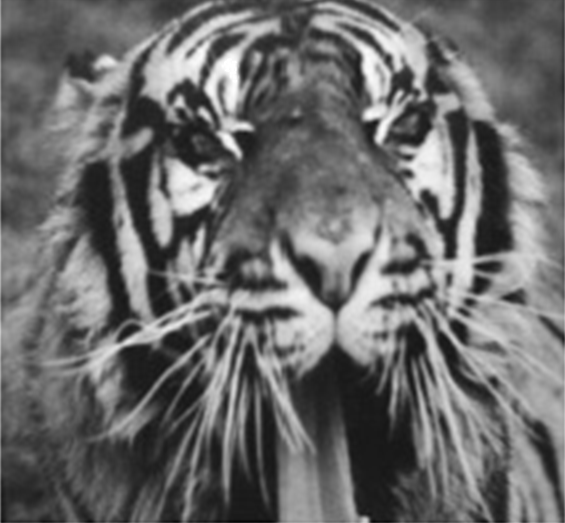
#> input picture images/png/tiger.png, 565 x 523 px, found by its file name
$ python 02_gaussfilter_scipy.py
#> lines starting #> are read from the running program, lines starting #| are printed output that depends on the picture; after the words box and inside, x2 and y2 are one past the last pixel; in counts of white or black regions, pixels touching at a corner belong together; long printed decimals are rounded
from PIL import Image
import numpy as np
import matplotlib.pyplot as plt
import cv2
import scipy.ndimage
import scipy.ndimage as snd

def maxmin_norm(I):
    min_image = min(I.flatten())
    Inorm = I-min_image
    max_image = max(Inorm.flatten())
    Inorm = Inorm/max_image
    Inorm = Inorm*255
    return Inorm

def main():

    im = np.array(Image.open('./images/png/tiger.png').convert('L'))

    im_filt = scipy.ndimage.filters.gaussian_filter(im,2)

    # Türev islemi ile eksili degerler olusabileceginden double cevrimi gerekli
    im_filt = np.float64(im_filt)

    yf = np.array([[-1],[1]])
    xf = yf.transpose()
    print(xf)
    print(yf)

    im_cor_x = snd.correlate(im_filt, xf, mode='constant')
    im_cor_y = snd.correlate(im_filt, yf, mode='constant')
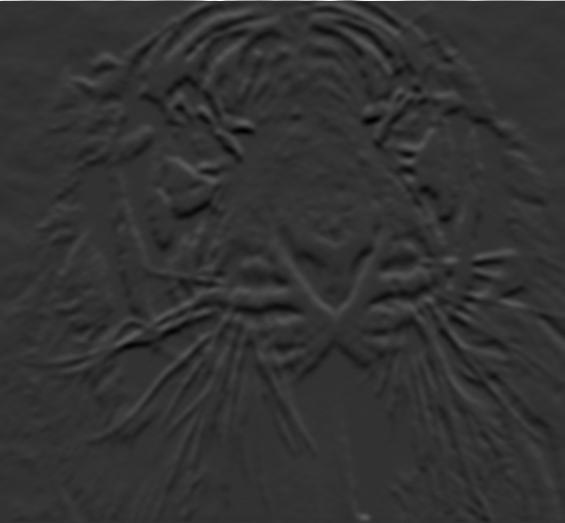
#> im_cor_y: shape (523, 565) float64; min -31, max 125, mean 0.1; drawn with min black and max white

    sy = scipy.ndimage.sobel(im_filt, axis=0, mode='constant')
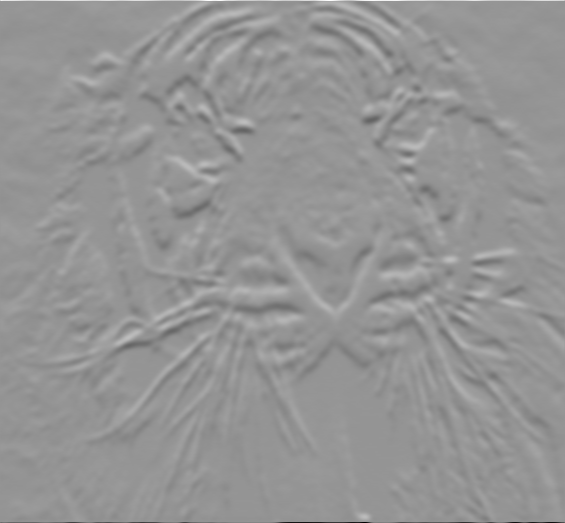
#> sy: shape (523, 565) float64; min -722, max 514, mean 0; drawn with min black and max white
    sx = scipy.ndimage.sobel(im_filt, axis=1, mode='constant')
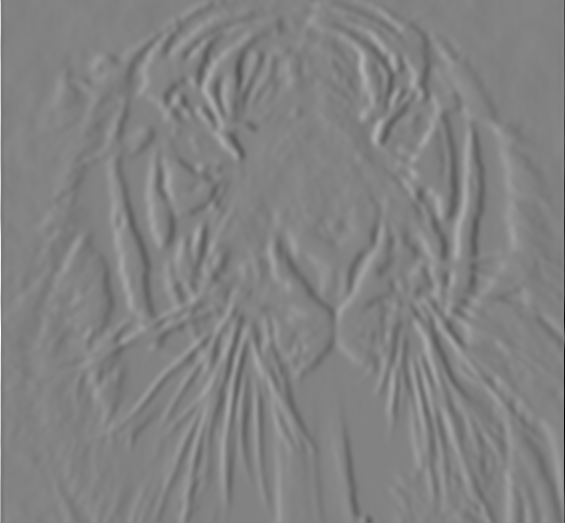
#> sx: shape (523, 565) float64; min -710, max 675, mean 0; drawn with min black and max white
    sob = np.hypot(sx, sy)
    print(sob.max())
#| 722.003
    sob = sob>(np.max(sob.flatten())*0.1)
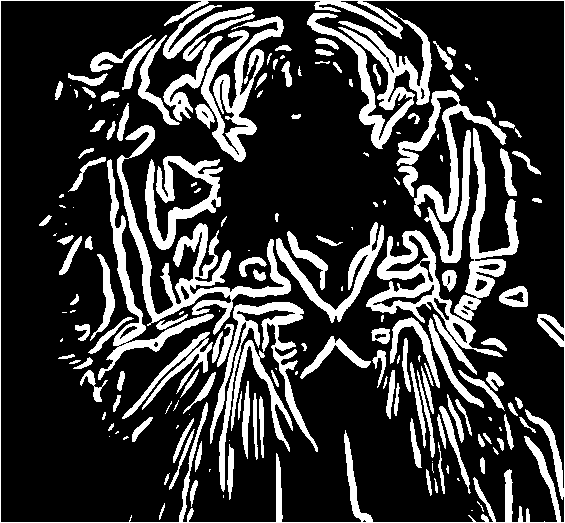
#> sob: shape (523, 565) bool; 22.8% white; 190 white regions (56 under 20 px), largest, box (x1, y1, x2, y2) and area: (0, 0, 565, 523) 7087, (117, 125, 291, 335) 5448, (307, 8, 432, 149) 4470
    sob = np.uint8(sob)*255

    im_con = np.concatenate((maxmin_norm(sx), maxmin_norm(sy)), axis=1)
#> in maxmin_norm, `min_image = min(I.flatten())`: min_image = -710
#> in maxmin_norm, `max_image = max(Inorm.flatten())`: max_image = 1385
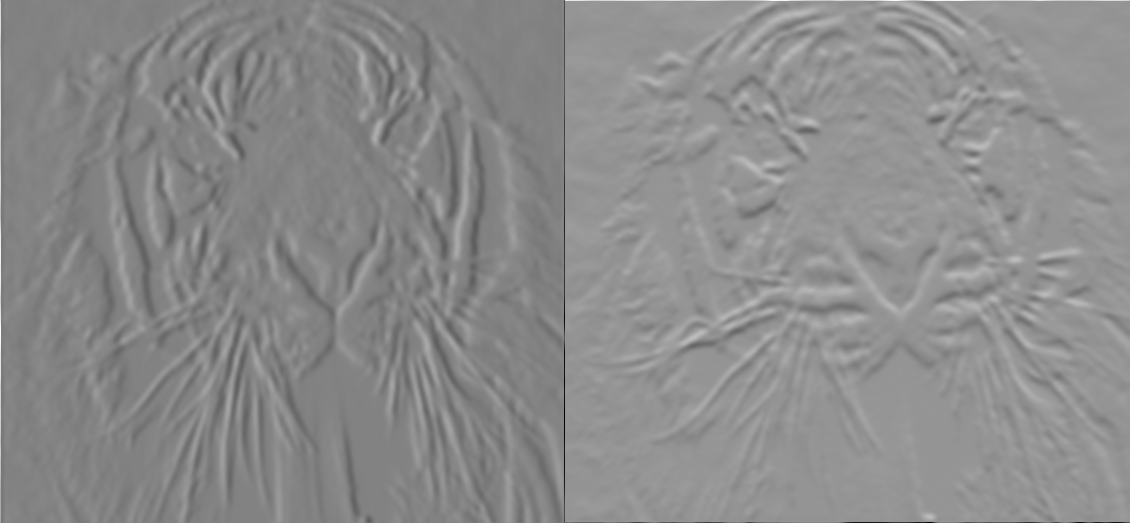
#> im_con: shape (523, 1130) float64; min 0, max 255, mean 139.8
    im_con2 = np.concatenate((maxmin_norm(im_cor_x), maxmin_norm(im_cor_y)), axis=1)
#> in maxmin_norm (call 4), `Inorm = I-min_image`:
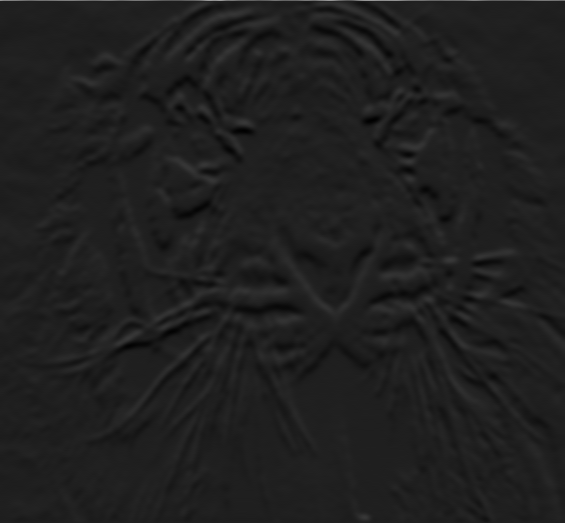
#> Inorm: shape (523, 565) float64; min 0, max 156, mean 31.1
#> in maxmin_norm (call 4), `max_image = max(Inorm.flatten())`: max_image = 156
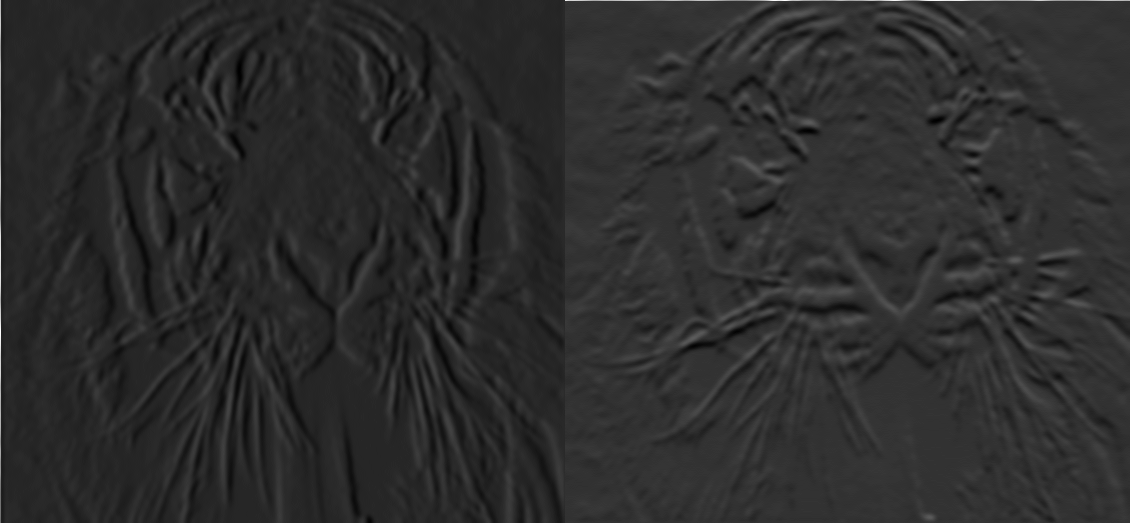
#> im_con2: shape (523, 1130) float64; min 0, max 255, mean 45.1

    # [6 lines of commented-out code are left out]

    imgplot = plt.imshow(im_con2, cmap='gray')
    plt.show()
    imgplot = plt.imshow(im_con, cmap='gray')
    plt.show()
    imgplot = plt.imshow(maxmin_norm(np.hypot(sx, sy)), cmap='gray')
    plt.show()
    imgplot = plt.imshow(sob, cmap='gray')
    plt.show()


if __name__ == '__main__':
    main()

$ run again, with images/png/building2-1.png copied over images/png/tiger.png
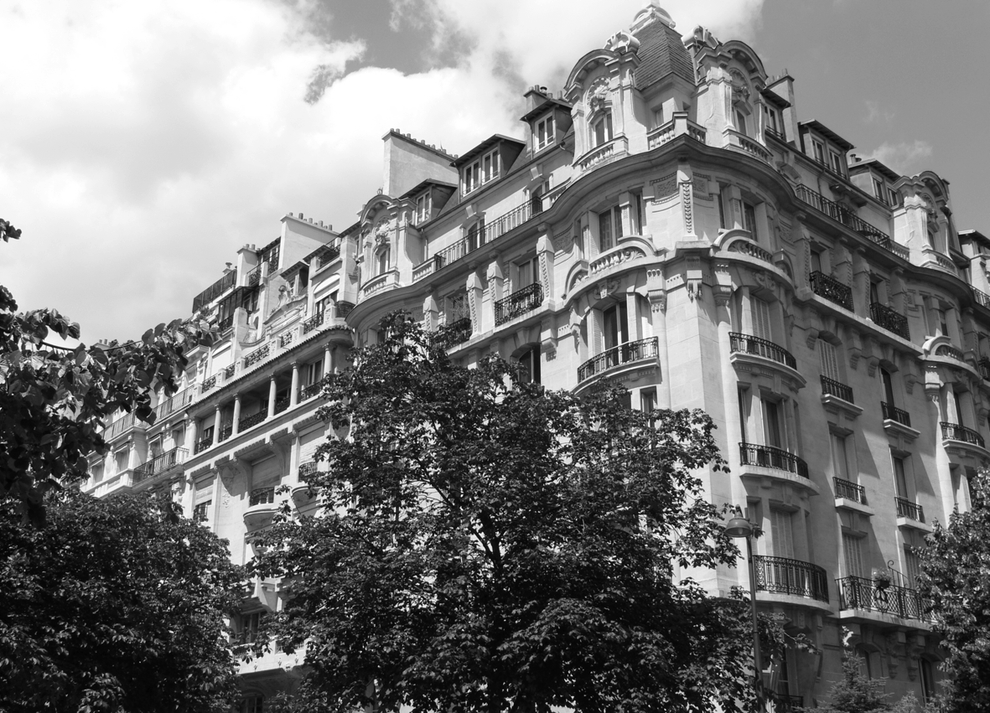
#> input picture images/png/building2-1.png, 990 x 713 px, shrunk from 1181 x 851 before the run, found by its file name
#> in main, im is the input picture: shape (713, 990); min 0, max 255, mean 118.8
#| 1060.660
#> in main, `sob = sob>(np.max(sob.flatten())*0.1)`:
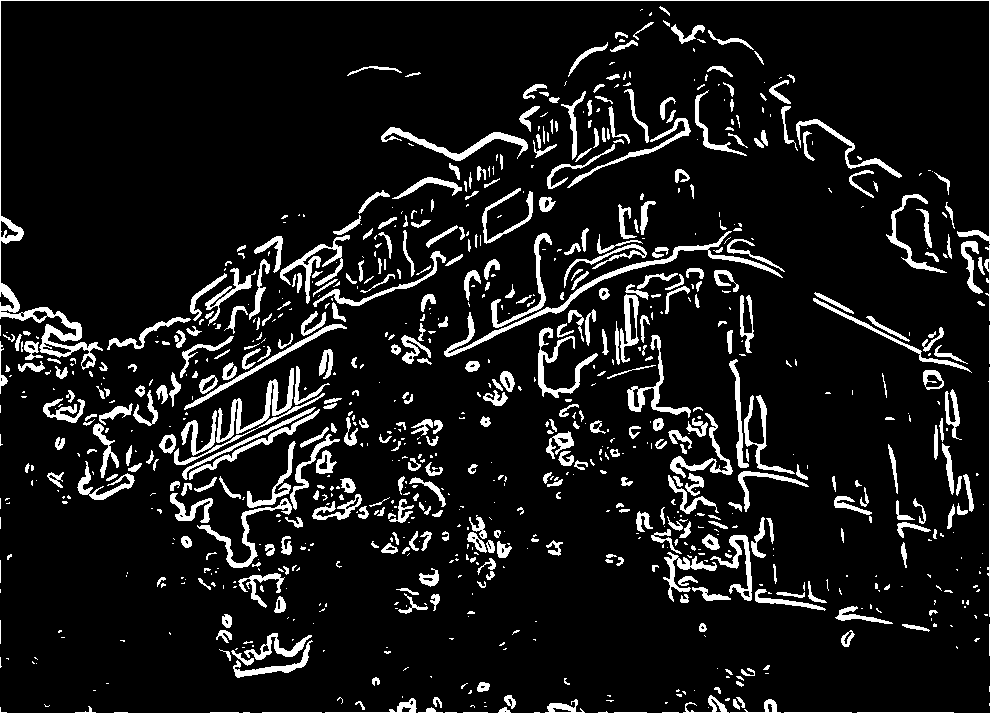
#> sob: shape (713, 990) bool; 9.9% white; 910 white regions (467 under 20 px), largest, box (x1, y1, x2, y2) and area: (0, 0, 990, 370) 3738, (444, 231, 783, 357) 1990, (216, 368, 294, 443) 1180
#> min_image = -743
#> max_image = 1763
#> in main, `im_con2 = np.concatenate((maxmin_norm(im_cor_x), maxmin_norm(im_cor_y)..`:
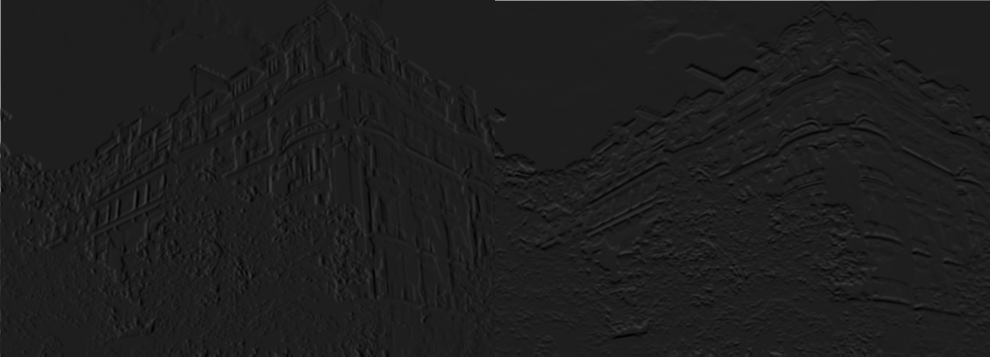
#> im_con2: shape (713, 1980) float64 (shown at 1/2 size); min 0, max 255, mean 30.5
